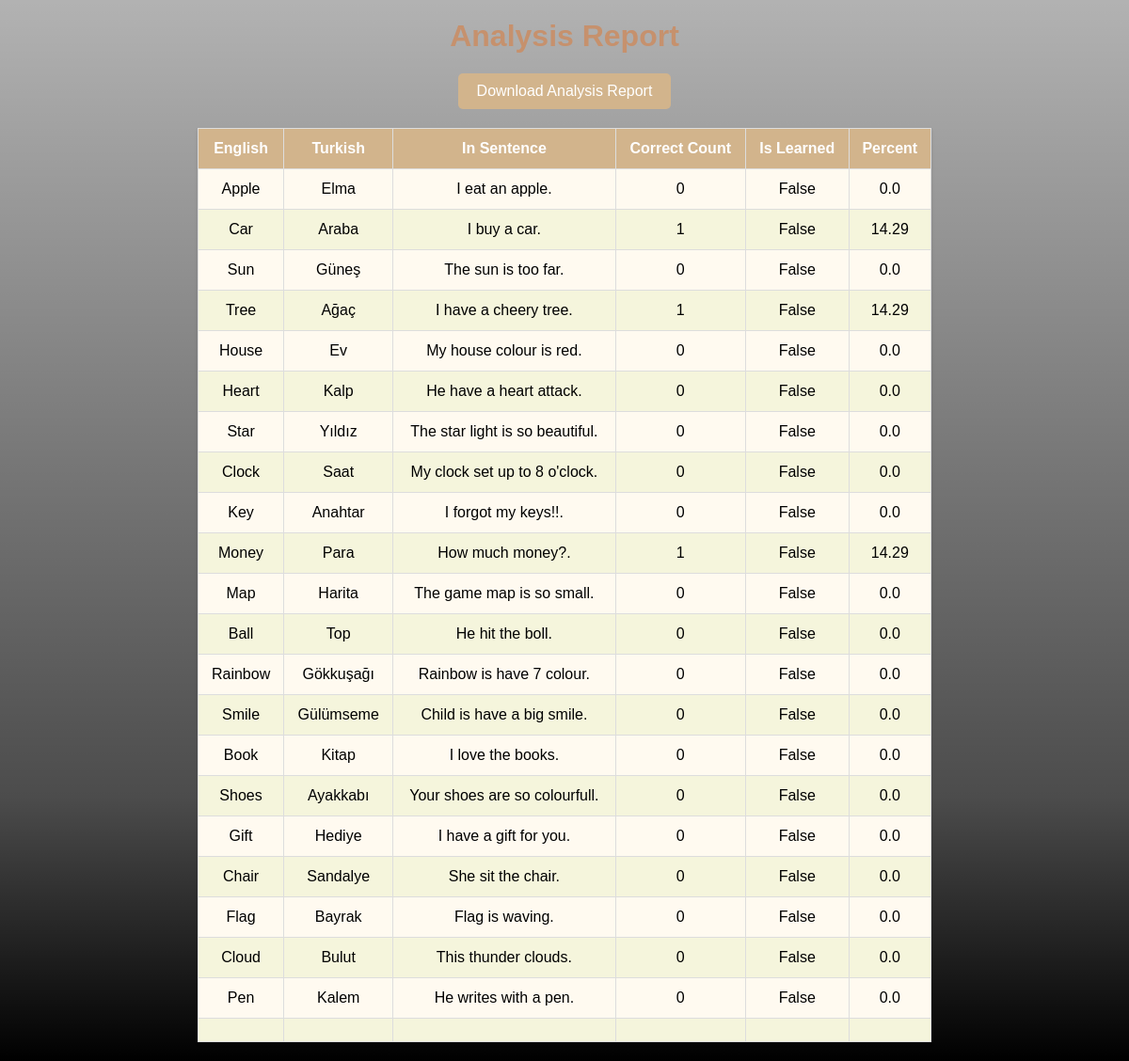
The page /language_app/analyze_report/ (signed in) on the database its author committed.
### language_app/models.py (models this page shows)
class Words(models.Model):
    english = models.CharField(max_length=30, unique=True)
    turkish = models.CharField(max_length=30)
    in_sentence = models.CharField(max_length=200)
    img = models.ImageField(upload_to='words_imgs/')

### language_app/views.py (the view)
# urls.py: path('analyze_report/', views.get_analize_report, name='get_analize_report'),
@login_required(login_url=reverse_lazy("login"))
def get_analize_report(request):
    user = request.user
    userwords = UserWords.objects.filter(user_id=user.id)
    analise_datas = []
    total_percent = []
    for userword in userwords:
        analise_data = {}
        word = Words.objects.get(id=userword.word_id)
        analise_data["english"] = word.english
        analise_data["turkish"] = word.turkish
        analise_data["in_sentence"] = word.in_sentence
        analise_data["corect_count"] = userword.corect_count
        analise_data["is_learned"] = userword.is_learned
        percent = (userword.corect_count / 7) * 100
        total_percent.append(percent)
        analise_data["percent"] = float("{:.2f}".format(percent))
        analise_datas.append(analise_data)
    total_percent = sum(total_percent) / len(total_percent)
    analise_datas.append({"total_percent": total_percent})
    return render(request, "analize_report.html", {"analise_datas": analise_datas})

### language_app/templates/analize_report.html (shortened to what this page needs)
{% load static %}
<!DOCTYPE html>
<html lang="en">
<head>
    <link href="{% static 'css/analysis.css' %}" rel="stylesheet"/>
</head>
<body>
<h1>Analysis Report</h1>
<button type="button">Download Analysis Report</button>
<table>
    <thead>
    <tr>
        <th>English</th>
        <th>Turkish</th>
        <th>In Sentence</th>
        <th>Correct Count</th>
        <th>Is Learned</th>
        <th>Percent</th>
    </tr>
    </thead>
    <tbody id="data-list">
    {% for analisedata in analise_datas %}
        <tr>
        <td>{{ analisedata.english }}</td>
        <td>{{ analisedata.turkish }}</td>
        <td>{{ analisedata.in_sentence }}</td>
        <td>{{ analisedata.corect_count }}</td>
        <td>{{ analisedata.is_learned }}</td>
        <td>{{ analisedata.percent }}</td>
    {% endfor %}
    </tbody>
</table>
</body>

### language_app/static/css/analysis.css (style rules this page uses)
body { font-family: Arial, sans-serif; background: linear-gradient(to bottom, rgba(0, 0, 0, 0.3) 0%, rgba(0, 0, 0, 0.7) 75%, #000 100%), url("https://wallpapers.com/images/featured/big-ben-6fh31pzs6p6ryz4k.jpg"); background-size: cover; background-repeat: no-repeat; background-attachment: fixed; margin: 0; padding: 0; }
h1 { text-align: center; color: #c6916d; margin-top: 20px; font-size: 2em; }
table { width: 65%; margin: 20px auto; border-collapse: collapse; box-shadow: 0 2px 4px rgba(0, 0, 0, 0.1); background-color: #fffaf0; }
thead { background-color: #d2b48c; color: #fff; }
th, td { padding: 12px; text-align: center; border: 1px solid #ddd; }
tbody tr:nth-child(even) { background-color: #f5f5dc; }
button { display: block; margin: 20px auto; padding: 10px 20px; font-size: 1em; background-color: #d2b48c; color: #fff; border: none; border-radius: 5px; cursor: pointer; transition: background-color 0.3s ease; }

### rows shown on the page
Words: english "Apple", turkish "Elma", in_sentence "I eat an apple."
Words: english "Car", turkish "Araba", in_sentence "I buy a car."
Words: english "Sun", turkish "Güneş", in_sentence "The sun is too far."
Words: english "Tree", turkish "Ağaç", in_sentence "I have a cheery tree."
Words: english "House", turkish "Ev", in_sentence "My house colour is red."
Words: english "Heart", turkish "Kalp", in_sentence "He have a heart attack."
Words: english "Star", turkish "Yıldız", in_sentence "The star light is so beautiful."
Words: english "Clock", turkish "Saat", in_sentence "My clock set up to 8 o'clock."
Words: english "Key", turkish "Anahtar", in_sentence "I forgot my keys!!."
Words: english "Money", turkish "Para", in_sentence "How much money?."
Words: english "Map", turkish "Harita", in_sentence "The game map is so small."
Words: english "Ball", turkish "Top", in_sentence "He hit the boll."
Words: english "Rainbow", turkish "Gökkuşağı", in_sentence "Rainbow is have 7 colour."
Words: english "Smile", turkish "Gülümseme", in_sentence "Child is have a big smile."
Words: english "Book", turkish "Kitap", in_sentence "I love the books."
Words: english "Shoes", turkish "Ayakkabı", in_sentence "Your shoes are so colourfull."
Words: english "Gift", turkish "Hediye", in_sentence "I have a gift for you."
Words: english "Chair", turkish "Sandalye", in_sentence "She sit the chair."
Words: english "Flag", turkish "Bayrak", in_sentence "Flag is waving."
Words: english "Cloud", turkish "Bulut", in_sentence "This thunder clouds."
Words: english "Pen", turkish "Kalem", in_sentence "He writes with a pen."

### other values the page prints
{{ analisedata.corect_count }} "0" "1" "0" "1" "0" "0" "0" "0" "0" "1" "0" "0" "0" "0" "0" "0" "0" "0" "0" "0" "0"
{{ analisedata.is_learned }} "False" "False" "False" "False" "False" "False" "False" "False" "False" "False" "False" "False" "False" "False" "False" "False" "False" "False" "False" "False" "False"
{{ analisedata.percent }} "0.0" "14.29" "0.0" "14.29" "0.0" "0.0" "0.0" "0.0" "0.0" "14.29" "0.0" "0.0" "0.0" "0.0" "0.0" "0.0" "0.0" "0.0" "0.0" "0.0" "0.0"
